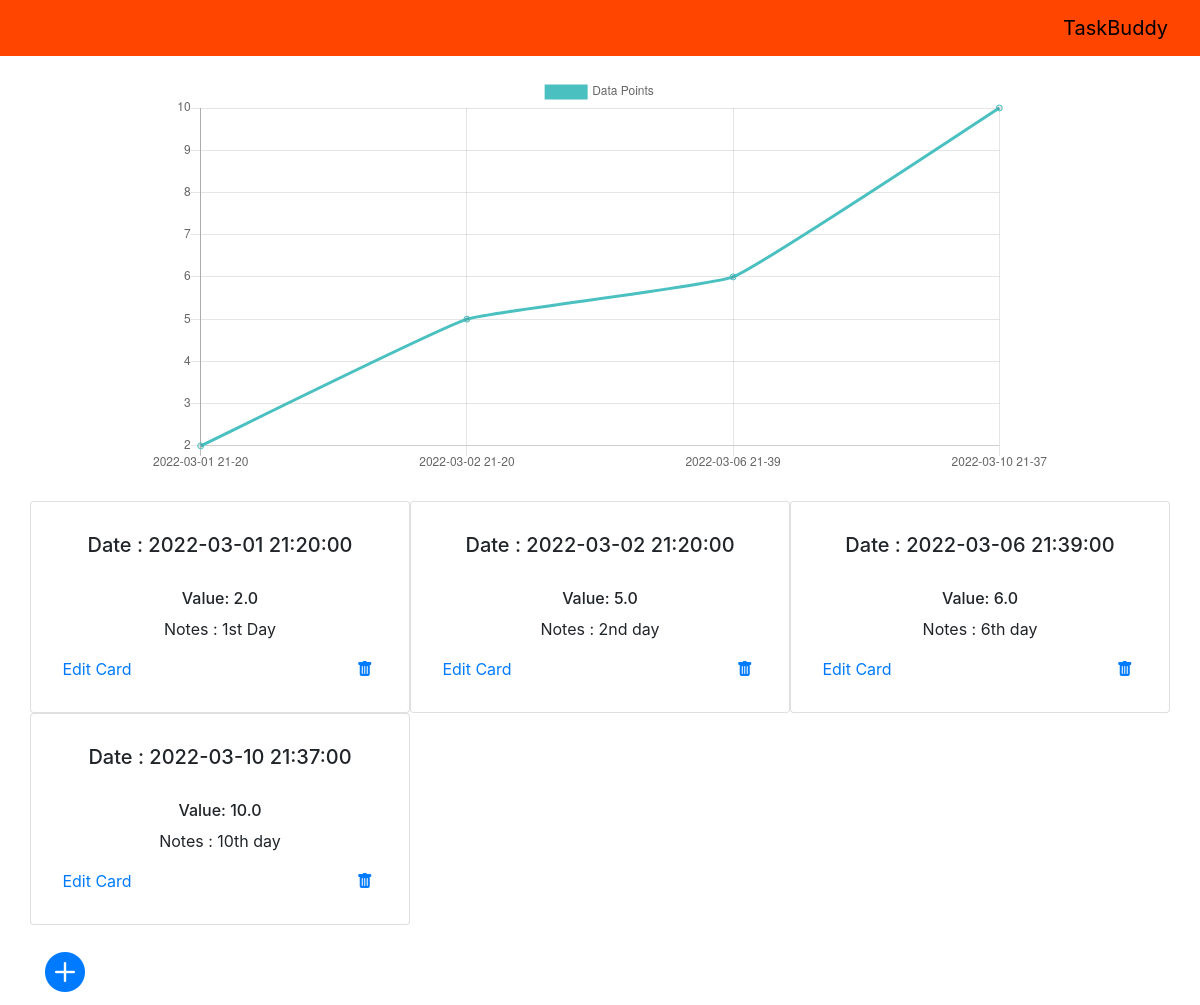
The page /view_logs/1 (signed in) on the database its author committed.
### application/models.py (models this page shows, shortened)
class Log(db.Model):
    __tablename__ = "log"
    log_id = db.Column(db.Integer, primary_key=True, autoincrement=True)
    timestamp = db.Column(db.DateTime, nullable=False, default=datetime.utcnow())
    value = db.Column(db.Float)
    value_mcq_choice = db.Column(db.String(150))
    notes = db.Column(db.String(150))
    tracker_id = db.Column(db.Integer, db.ForeignKey('tracker.tracker_id'))
    user_id = db.Column(db.Integer, db.ForeignKey('user.user_id'))

### application/routes.py (the view)
@app.route("/view_logs/<trackerid>", methods=['GET', 'POST'])
@login_required
def view_logs(trackerid):
    logs = None
    plot_flag=False
    xaxis = []
    yaxis = []
    logs = Log.query.filter_by(tracker_id= int(trackerid), user_id= current_user.get_id()).order_by(Log.timestamp.asc())
    temp_log = logs.first()
    if temp_log.value:
        plot_flag = True
        for log in logs:
            stamp = log.timestamp.strftime("%Y-%m-%d %H-%M")
            dataPoint = log.value
            xaxis.append(stamp)
            yaxis.append(dataPoint)
    return render_template("view_logs.html", logs=logs, trackerid=trackerid, x_axis=xaxis,y_axis=yaxis, plot_flag=plot_flag)

### application/models.py (called while the page is built)
    def get_id(self):
        return (self.user_id)

### main.py (called while the page is built)
def create_app(app=None, api=None):
    app = Flask(__name__, static_folder="static", template_folder="templates")
    if os.getenv('ENV', "development") == "production":
        raise Exception("No production config setup")
    else:
        print("Starting local development")
        app.config.from_object(LocalDevelopmentConfig)
    db.init_app(app)
    api = Api(app)
    app.app_context().push()
    login_manager = LoginManager()
    login_manager.init_app(app)
    login_manager.login_view = 'login'
    @login_manager.user_loader
    def load_user(user_id):
        return User.query.get(int(user_id))
    return app, api

### templates/view_logs.html (shortened to what this page needs)
{% extends 'base.html' %}
{% block content %}
    <div class="graph" align="center" style="padding-bottom: 25px;">
        {% if plot_flag %}
            <canvas id="lineChart" width="900" height="400"></canvas>
            <script style="align-self: center">
                var ctx = document.getElementById("lineChart").getContext("2d")
                var lineChart = new Chart(ctx, {
                    type:"line",
                    data: {
                        labels: {{ x_axis | safe }},
                        datasets: [
                            {
                                label: "Data Points",
                                data: {{ y_axis | safe }},
                                fill: false,
                                borderColor: "rgb(75,192,192)",
                                lineTension: 0.1
                            }
                        ]
                    },
                options:{
                        responsive: false
                    }
                });
            </script>
        {% endif %}
    </div>
    <div class="row">
        {% for log in logs %}
        <div class=" col-md-4 card" style="padding: 1%;">
            <div class="card-body" id="{{log.tracker_id}}">
                <h5 style="text-align: center;">Date : {{log.timestamp}}</h5>
                <br>
                {% if log.value %}
                    <h6 class="card-text" style="text-align: center;">Value: {{ log.value }}</h6>
                {% else %}
                    <h6 class="card-text" style="text-align: center;">Value : {{ log.value_mcq_choice }}</h6>
                {% endif %}
                <p style="text-align: center;" class="log-text">Notes : {{log.notes}}</p>
                <a href="{{url_for('edit_log',logid = log.log_id, trackerid=log.tracker_id)}}" class="log-link">Edit Card</a>
                <a href="{{ url_for('delete_log',logid = log.log_id,trackerid=log.tracker_id) }}" style="margin-left: 70%;"><i class="bi bi-trash-fill"></i></a>
            </div>
        </div>
        {% endfor %}
    </div>
    <br>
    <h1>
        <a href="{{ url_for('add_log',trackerid=trackerid) }}" style="bottom: 0;" ><i class="bi bi-plus-circle-fill"></i></a>
    </h1>
{% endblock %}

### rows shown on the page
Log: timestamp "2022-03-01 21:20:00", value "2.0", notes "1st Day"
Log: timestamp "2022-03-02 21:20:00", value "5.0", notes "2nd day"
Log: timestamp "2022-03-06 21:39:00", value "6.0", notes "6th day"
Log: timestamp "2022-03-10 21:37:00", value "10.0", notes "10th day"

### other values the page prints
chart data {{ y_axis | safe }} [2.0, 5.0, 6.0, 10.0]
